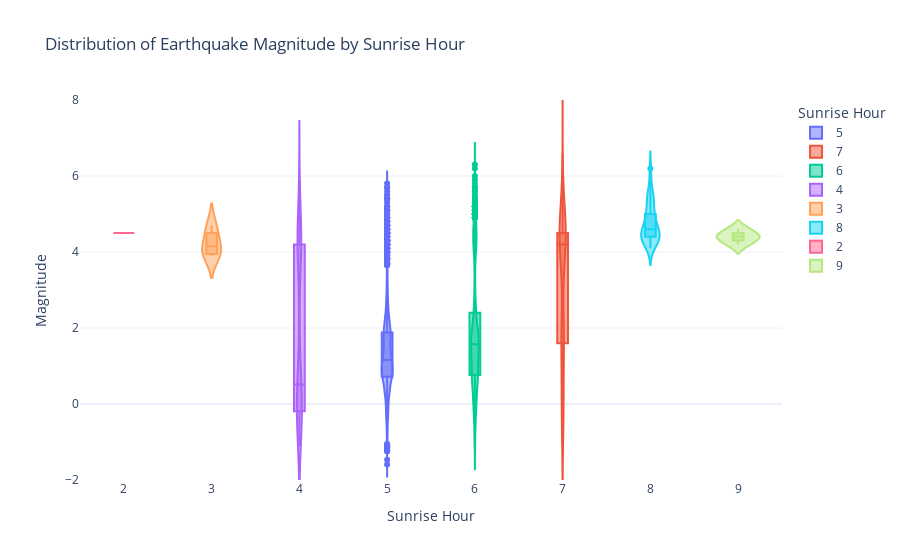
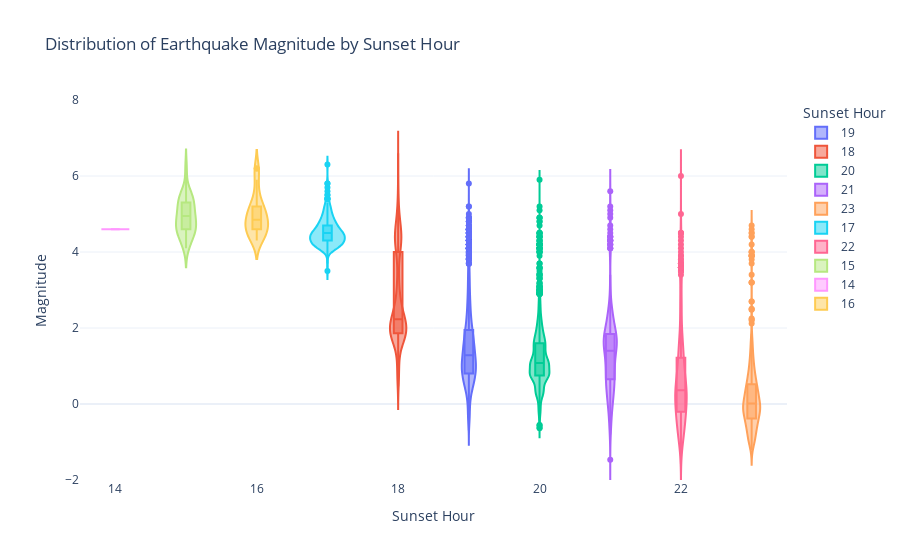

Write notebook code for charts like these, in order.
### Markdown cell above
### Earthquake Magnitude vs Sunrise&Sunser Hour - Violin Plot

### Code cell
#| label: cell-datavisualizations7
import plotly.express as px
import plotly.io as pio
pio.renderers.default = "plotly_mimetype+notebook_connected"
sns.set(style="whitegrid")

# Plot for sunrise hour
fig_sunrise = px.violin(plot_data, x='sunrise_hour', y='Magnitude', color='sunrise_hour', 
                        title='Distribution of Earthquake Magnitude by Sunrise Hour',
                        labels={'sunrise_hour': 'Sunrise Hour', 'Magnitude': 'Magnitude'},
                        violinmode='overlay', box=True)

# Plot for sunset hour
fig_sunset = px.violin(plot_data, x='sunset_hour', y='Magnitude', color='sunset_hour', 
                       title='Distribution of Earthquake Magnitude by Sunset Hour',
                       labels={'sunset_hour': 'Sunset Hour', 'Magnitude': 'Magnitude'},
                       violinmode='overlay', box=True)

# Update layout
fig_sunrise.update_layout(template="plotly_white")
fig_sunset.update_layout(template="plotly_white")
    
# Increase size of y-axis
fig_sunrise.update_yaxes(range=[-2, 8])  # Adjust the range as needed
fig_sunset.update_yaxes(range=[-2, 8])   # Adjust the range as needed

# Show plots
fig_sunrise.show()
fig_sunset.show()

### Figure 1 — Plotly figure (JSON) as saved in the notebook; plotly's stock layout.template omitted (floating-point values rounded to 4 significant figures; data arrays with more than 128 entries replaced by an {"elided": "..."} marker saying what was removed)
{"data": [{"alignmentgroup": "True", "box": {"visible": true}, "hovertemplate": "Sunrise Hour=%{x}<br>Magnitude=%{y}<extra></extra>", "legendgroup": "5", "marker": {"color": "#636efa"}, "name": "5", "offsetgroup": "5", "orientation": "v", "scalegroup": "True", "showlegend": true, "type": "violin", "x": {"elided": "6319 int values"}, "x0": " ", "xaxis": "x", "y": {"elided": "6319 float values"}, "y0": " ", "yaxis": "y"}, {"alignmentgroup": "True", "box": {"visible": true}, "hovertemplate": "Sunrise Hour=%{x}<br>Magnitude=%{y}<extra></extra>", "legendgroup": "7", "marker": {"color": "#EF553B"}, "name": "7", "offsetgroup": "7", "orientation": "v", "scalegroup": "True", "showlegend": true, "type": "violin", "x": {"elided": "196 int values"}, "x0": " ", "xaxis": "x", "y": {"elided": "196 float values"}, "y0": " ", "yaxis": "y"}, {"alignmentgroup": "True", "box": {"visible": true}, "hovertemplate": "Sunrise Hour=%{x}<br>Magnitude=%{y}<extra></extra>", "legendgroup": "6", "marker": {"color": "#00cc96"}, "name": "6", "offsetgroup": "6", "orientation": "v", "scalegroup": "True", "showlegend": true, "type": "violin", "x": {"elided": "1895 int values"}, "x0": " ", "xaxis": "x", "y": {"elided": "1895 float values"}, "y0": " ", "yaxis": "y"}, {"alignmentgroup": "True", "box": {"visible": true}, "hovertemplate": "Sunrise Hour=%{x}<br>Magnitude=%{y}<extra></extra>", "legendgroup": "4", "marker": {"color": "#ab63fa"}, "name": "4", "offsetgroup": "4", "orientation": "v", "scalegroup": "True", "showlegend": true, "type": "violin", "x": {"elided": "255 int values"}, "x0": " ", "xaxis": "x", "y": {"elided": "255 float values"}, "y0": " ", "yaxis": "y"}, {"alignmentgroup": "True", "box": {"visible": true}, "hovertemplate": "Sunrise Hour=%{x}<br>Magnitude=%{y}<extra></extra>", "legendgroup": "3", "marker": {"color": "#FFA15A"}, "name": "3", "offsetgroup": "3", "orientation": "v", "scalegroup": "True", "showlegend": true, "type": "violin", "x": [3, 3, 3, 3], "x0": " ", "xaxis": "x", "y": [4.7, 3.9, 4, 4.3], "y0": " ", "yaxis": "y"}, {"alignmentgroup": "True", "box": {"visible": true}, "hovertemplate": "Sunrise Hour=%{x}<br>Magnitude=%{y}<extra></extra>", "legendgroup": "8", "marker": {"color": "#19d3f3"}, "name": "8", "offsetgroup": "8", "orientation": "v", "scalegroup": "True", "showlegend": true, "type": "violin", "x": [8, 8, 8, 8, 8, 8, 8, 8, 8, 8, 8, 8, 8, 8, 8, 8, 8, 8, 8, 8, 8, 8, 8, 8, 8, 8, 8, 8, 8, 8, 8, 8, 8, 8, 8, 8, 8, 8, 8, 8, 8, 8, 8], "x0": " ", "xaxis": "x", "y": [4.7, 4.7, 4.7, 4.3, 4.6, 5, 5, 5.1, 6.2, 5.3, 4.2, 5.4, 5.4, 5, 4.9, 4.9, 5.5, 5.4, 4.2, 5.5, 4.6, 4.5, 4.5, 5.6, 4.5, 4.4, 4.1, 4.3, 4.3, 4.4, 4.3, 4.3, 4.5, 4.5, 4.4, 4.7, 4.5, 4.4, 5.9, 5, 4.1, 4.3, 4.5], "y0": " ", "yaxis": "y"}, {"alignmentgroup": "True", "box": {"visible": true}, "hovertemplate": "Sunrise Hour=%{x}<br>Magnitude=%{y}<extra></extra>", "legendgroup": "2", "marker": {"color": "#FF6692"}, "name": "2", "offsetgroup": "2", "orientation": "v", "scalegroup": "True", "showlegend": true, "type": "violin", "x": [2], "x0": " ", "xaxis": "x", "y": [4.5], "y0": " ", "yaxis": "y"}, {"alignmentgroup": "True", "box": {"visible": true}, "hovertemplate": "Sunrise Hour=%{x}<br>Magnitude=%{y}<extra></extra>", "legendgroup": "9", "marker": {"color": "#B6E880"}, "name": "9", "offsetgroup": "9", "orientation": "v", "scalegroup": "True", "showlegend": true, "type": "violin", "x": [9, 9, 9, 9], "x0": " ", "xaxis": "x", "y": [4.2, 4.4, 4.4, 4.6], "y0": " ", "yaxis": "y"}], "layout": {"autosize": true, "legend": {"title": {"text": "Sunrise Hour"}, "tracegroupgap": 0}, "title": {"text": "Distribution of Earthquake Magnitude by Sunrise Hour"}, "violinmode": "overlay", "xaxis": {"anchor": "y", "autorange": true, "categoryarray": [5, 7, 6, 4, 3, 8, 2, 9], "categoryorder": "array", "domain": [0, 1], "range": [1.5, 9.5], "title": {"text": "Sunrise Hour"}, "type": "linear"}, "yaxis": {"anchor": "x", "domain": [0, 1], "range": [-2, 8], "title": {"text": "Magnitude"}, "type": "linear"}}}

### Figure 2 — Plotly figure (JSON) as saved in the notebook; plotly's stock layout.template omitted (floating-point values rounded to 4 significant figures; data arrays with more than 128 entries replaced by an {"elided": "..."} marker saying what was removed)
{"data": [{"alignmentgroup": "True", "box": {"visible": true}, "hovertemplate": "Sunset Hour=%{x}<br>Magnitude=%{y}<extra></extra>", "legendgroup": "19", "marker": {"color": "#636efa"}, "name": "19", "offsetgroup": "19", "orientation": "v", "scalegroup": "True", "showlegend": true, "type": "violin", "x": {"elided": "1835 int values"}, "x0": " ", "xaxis": "x", "y": {"elided": "1835 float values"}, "y0": " ", "yaxis": "y"}, {"alignmentgroup": "True", "box": {"visible": true}, "hovertemplate": "Sunset Hour=%{x}<br>Magnitude=%{y}<extra></extra>", "legendgroup": "18", "marker": {"color": "#EF553B"}, "name": "18", "offsetgroup": "18", "orientation": "v", "scalegroup": "True", "showlegend": true, "type": "violin", "x": {"elided": "1393 int values"}, "x0": " ", "xaxis": "x", "y": {"elided": "1393 float values"}, "y0": " ", "yaxis": "y"}, {"alignmentgroup": "True", "box": {"visible": true}, "hovertemplate": "Sunset Hour=%{x}<br>Magnitude=%{y}<extra></extra>", "legendgroup": "20", "marker": {"color": "#00cc96"}, "name": "20", "offsetgroup": "20", "orientation": "v", "scalegroup": "True", "showlegend": true, "type": "violin", "x": {"elided": "3644 int values"}, "x0": " ", "xaxis": "x", "y": {"elided": "3644 float values"}, "y0": " ", "yaxis": "y"}, {"alignmentgroup": "True", "box": {"visible": true}, "hovertemplate": "Sunset Hour=%{x}<br>Magnitude=%{y}<extra></extra>", "legendgroup": "21", "marker": {"color": "#ab63fa"}, "name": "21", "offsetgroup": "21", "orientation": "v", "scalegroup": "True", "showlegend": true, "type": "violin", "x": {"elided": "430 int values"}, "x0": " ", "xaxis": "x", "y": {"elided": "430 float values"}, "y0": " ", "yaxis": "y"}, {"alignmentgroup": "True", "box": {"visible": true}, "hovertemplate": "Sunset Hour=%{x}<br>Magnitude=%{y}<extra></extra>", "legendgroup": "23", "marker": {"color": "#FFA15A"}, "name": "23", "offsetgroup": "23", "orientation": "v", "scalegroup": "True", "showlegend": true, "type": "violin", "x": {"elided": "710 int values"}, "x0": " ", "xaxis": "x", "y": {"elided": "710 float values"}, "y0": " ", "yaxis": "y"}, {"alignmentgroup": "True", "box": {"visible": true}, "hovertemplate": "Sunset Hour=%{x}<br>Magnitude=%{y}<extra></extra>", "legendgroup": "17", "marker": {"color": "#19d3f3"}, "name": "17", "offsetgroup": "17", "orientation": "v", "scalegroup": "True", "showlegend": true, "type": "violin", "x": {"elided": "255 int values"}, "x0": " ", "xaxis": "x", "y": {"elided": "255 float values"}, "y0": " ", "yaxis": "y"}, {"alignmentgroup": "True", "box": {"visible": true}, "hovertemplate": "Sunset Hour=%{x}<br>Magnitude=%{y}<extra></extra>", "legendgroup": "22", "marker": {"color": "#FF6692"}, "name": "22", "offsetgroup": "22", "orientation": "v", "scalegroup": "True", "showlegend": true, "type": "violin", "x": {"elided": "389 int values"}, "x0": " ", "xaxis": "x", "y": {"elided": "389 float values"}, "y0": " ", "yaxis": "y"}, {"alignmentgroup": "True", "box": {"visible": true}, "hovertemplate": "Sunset Hour=%{x}<br>Magnitude=%{y}<extra></extra>", "legendgroup": "15", "marker": {"color": "#B6E880"}, "name": "15", "offsetgroup": "15", "orientation": "v", "scalegroup": "True", "showlegend": true, "type": "violin", "x": [15, 15, 15, 15, 15, 15, 15, 15, 15, 15, 15, 15, 15, 15, 15, 15, 15, 15, 15, 15, 15, 15, 15, 15, 15, 15, 15, 15, 15, 15, 15, 15], "x0": " ", "xaxis": "x", "y": [4.7, 4.7, 5, 5, 5.1, 6.2, 5.3, 5.4, 5.4, 5, 4.9, 5.5, 5.4, 5.5, 5.6, 5.3, 4.3, 4.6, 4.4, 4.6, 4.4, 4.7, 4.8, 5.3, 4.6, 5, 4.2, 5, 4.5, 4.1, 4.6, 4.6], "y0": " ", "yaxis": "y"}, {"alignmentgroup": "True", "box": {"visible": true}, "hovertemplate": "Sunset Hour=%{x}<br>Magnitude=%{y}<extra></extra>", "legendgroup": "14", "marker": {"color": "#FF97FF"}, "name": "14", "offsetgroup": "14", "orientation": "v", "scalegroup": "True", "showlegend": true, "type": "violin", "x": [14], "x0": " ", "xaxis": "x", "y": [4.6], "y0": " ", "yaxis": "y"}, {"alignmentgroup": "True", "box": {"visible": true}, "hovertemplate": "Sunset Hour=%{x}<br>Magnitude=%{y}<extra></extra>", "legendgroup": "16", "marker": {"color": "#FECB52"}, "name": "16", "offsetgroup": "16", "orientation": "v", "scalegroup": "True", "showlegend": true, "type": "violin", "x": [16, 16, 16, 16, 16, 16, 16, 16, 16, 16, 16, 16, 16, 16, 16, 16, 16, 16, 16, 16, 16, 16, 16, 16, 16, 16, 16, 16], "x0": " ", "xaxis": "x", "y": [4.9, 4.7, 4.8, 5.4, 4.9, 5.1, 4.9, 4.3, 5.2, 4.7, 5.2, 5.1, 6.2, 6.2, 5, 4.5, 4.4, 4.3, 4.6, 5.6, 4.6, 4.8, 5.9, 4.6, 4.7, 5.2, 4.5, 4.3], "y0": " ", "yaxis": "y"}], "layout": {"autosize": true, "legend": {"title": {"text": "Sunset Hour"}, "tracegroupgap": 0}, "title": {"text": "Distribution of Earthquake Magnitude by Sunset Hour"}, "violinmode": "overlay", "xaxis": {"anchor": "y", "autorange": true, "categoryarray": [19, 18, 20, 21, 23, 17, 22, 15, 14, 16], "categoryorder": "array", "domain": [0, 1], "range": [13.5, 23.5], "title": {"text": "Sunset Hour"}, "type": "linear"}, "yaxis": {"anchor": "x", "domain": [0, 1], "range": [-2, 8], "title": {"text": "Magnitude"}, "type": "linear"}}}
